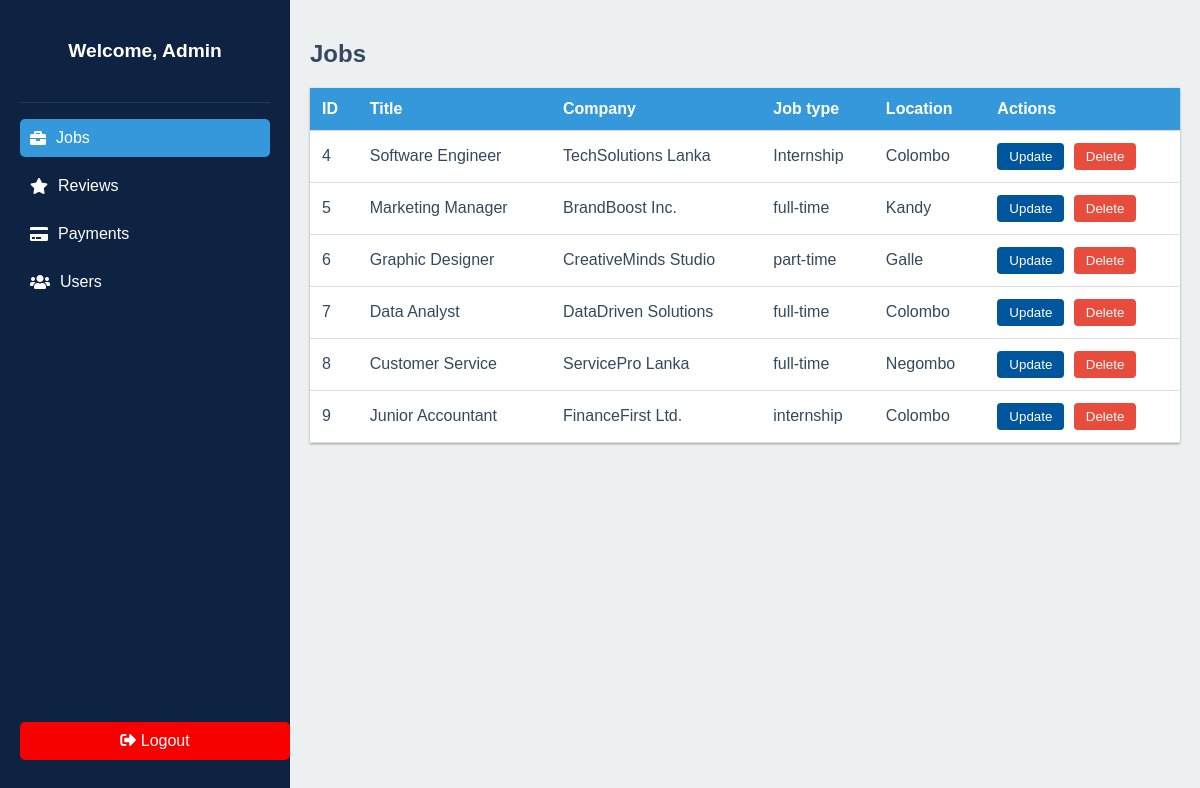
The page /admin-profile.php on the database its author committed.
### tables this page shows
CREATE TABLE `jobs` (
  `id` int(11) NOT NULL,
  `job_title` varchar(255) NOT NULL,
  `company` varchar(255) NOT NULL,
  `location` varchar(255) NOT NULL,
  `job_type` varchar(50) NOT NULL,
  `application_deadline` date NOT NULL,
  `salary` varchar(100) DEFAULT NULL,
  `description` text NOT NULL,
  `requirements` text NOT NULL,
  `contact_name` varchar(255) NOT NULL,
  `contact_email` varchar(255) NOT NULL,
  `contact_phone` varchar(50) DEFAULT NULL,
  `created_at` timestamp NOT NULL DEFAULT current_timestamp(),
  `user_id` int(11) DEFAULT NULL
);

### admin-profile.php (the view, shortened to what this page needs)
<?php
require_once 'config.php';
$jobs = $conn->query("SELECT * FROM jobs")->fetch_all(MYSQLI_ASSOC);
?>
<!DOCTYPE html>
<html lang="en">
<head>
    <link rel="stylesheet" href="https://cdnjs.cloudflare.com/ajax/libs/font-awesome/5.15.3/css/all.min.css">
    <link rel="stylesheet" href="css/admin-profile.css">
</head>
<body>
    <div class="container">
        <aside class="sidebar">
            <div class="admin-welcome">
                <h2>Welcome, Admin</h2>
            </div>
            <nav>
                <ul>
                    <li><a href="#jobs" class="active"><i class="fas fa-briefcase"></i> Jobs</a></li>
                    <li><a href="#reviews"><i class="fas fa-star"></i> Reviews</a></li>
                    <li><a href="#payments"><i class="fas fa-credit-card"></i> Payments</a></li>
                    <li><a href="#users"><i class="fas fa-users"></i> Users</a></li>
                </ul>
            </nav>
            <div class="logout-container">
                <a href="logout.php" class="logout-btn"><i class="fas fa-sign-out-alt"></i> Logout</a>
            </div>
        </aside>
        <main class="content">
            <section id="jobs" class="active">
                <h2>Jobs</h2>
                <table>
                    <thead>
                        <tr>
                            <th>ID</th>
                            <th>Title</th>
                            <th>Company</th>
                            <th>Job type</th>
                            <th>Location</th>
                            <th>Actions</th>
                        </tr>
                    </thead>
                    <tbody>
                        <?php foreach ($jobs as $job): ?>
                        <tr>
                            <td><?php echo $job['id']; ?></td>
                            <td><?php echo $job['job_title']; ?></td>
                            <td><?php echo $job['company']; ?></td>
                            <td><?php echo $job['job_type']; ?></td>
                            <td><?php echo $job['location']; ?></td>
                            <td>
                                <button class="btn-update">Update</button>
                                <button class="btn-delete">Delete</button>
                            </td>
                        </tr>
                        <?php endforeach; ?>
                    </tbody>
                </table>
            </section>
        </main>
    </div>
</body>
</html>

### css/admin-profile.css (style rules this page uses)
:root { --primary-color: #3498db; --secondary-color: #2c3e50; --background-color: #ecf0f1; --text-color: #34495e; --sidebar-width: 250px; }
body { font-family: Arial, sans-serif; margin: 0; padding: 0; background-color: var(--background-color); color: var(--text-color); }
.container { display: flex; min-height: 100vh; }
.admin-welcome { text-align: center; padding: 20px 0; border-bottom: 1px solid rgba(255, 255, 255, 0.1); }
.admin-welcome h2 { margin: 0; font-size: 1.2em; }
.logout-container { position: absolute; bottom: 80px; left: 0; width: 100%; padding: 0 20px; box-sizing: border-box; }
.logout-btn { display: block; width: 100%; padding: 10px; background-color: #f90000; color: white; text-align: center; text-decoration: none; border-radius: 5px; transition: background-color 0.3s; }
.sidebar { position: relative; display: flex; flex-direction: column; height: 100vh; width: var(--sidebar-width); background-color: #0e2342; color: white; padding: 20px; }
.sidebar nav { flex-grow: 1; overflow-y: auto; }
.sidebar h2 { margin-bottom: 20px; }
.sidebar nav ul { list-style-type: none; padding: 0; }
.sidebar nav ul li { margin-bottom: 10px; }
.sidebar nav ul li a { color: white; text-decoration: none; display: flex; align-items: center; padding: 10px; border-radius: 5px; transition: background-color 0.3s; }
.sidebar nav ul li a:hover, .sidebar nav ul li a.active { background-color: var(--primary-color); }
.sidebar nav ul li a i { margin-right: 10px; }
.content { flex-grow: 1; padding: 20px; }
.content section { display: none; }
.content section.active { display: block; }
table { width: 100%; border-collapse: collapse; margin-top: 20px; background-color: white; box-shadow: 0 1px 3px rgba(0, 0, 0, 0.12), 0 1px 2px rgba(0, 0, 0, 0.24); }
table th, table td { padding: 12px; text-align: left; border-bottom: 1px solid #ddd; }
table th { background-color: var(--primary-color); color: white; }
.btn-update, .btn-delete { padding: 6px 12px; border: none; border-radius: 4px; cursor: pointer; transition: background-color 0.3s; }
.btn-update { background-color: #00569c; color: white; margin-right: 5px; }
.btn-delete { background-color: #e74c3c; color: white; }

### rows shown on the page
jobs: id "4", job_title "Software Engineer", company "TechSolutions Lanka", job_type "Internship", location "Colombo"
jobs: id "5", job_title "Marketing Manager", company "BrandBoost Inc.", job_type "full-time", location "Kandy"
jobs: id "6", job_title "Graphic Designer", company "CreativeMinds Studio", job_type "part-time", location "Galle"
jobs: id "7", job_title "Data Analyst", company "DataDriven Solutions", job_type "full-time", location "Colombo"
jobs: id "8", job_title "Customer Service", company "ServicePro Lanka", job_type "full-time", location "Negombo"
jobs: id "9", job_title "Junior Accountant", company "FinanceFirst Ltd.", job_type "internship", location "Colombo"
